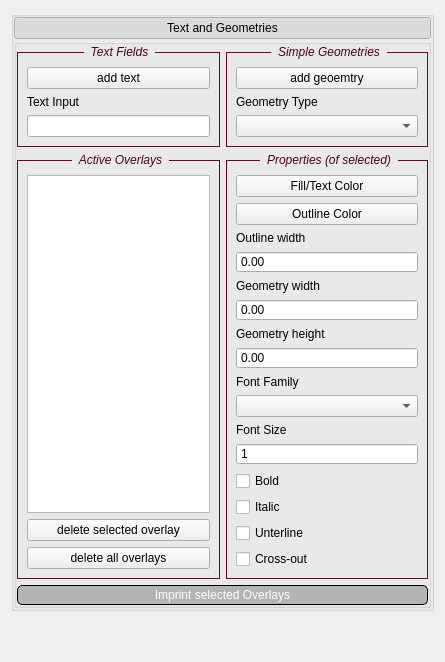
      <widget class="QWidget" name="text_geometries_tab">
       <attribute name="title">
        <string>Text and Geometries</string>
       </attribute>
       <layout class="QVBoxLayout" name="verticalLayout_19">
        <item>
         <widget class="QGroupBox" name="tg_frame">
          <property name="styleSheet">
           <string notr="true"/>
          </property>
          <property name="title">
           <string/>
          </property>
          <property name="styleClass" stdset="0">
           <string>outsideFrame</string>
          </property>
          <layout class="QVBoxLayout" name="verticalLayout_18">
           <property name="spacing">
            <number>0</number>
           </property>
           <property name="leftMargin">
            <number>0</number>
           </property>
           <property name="topMargin">
            <number>0</number>
           </property>
           <property name="rightMargin">
            <number>0</number>
           </property>
           <property name="bottomMargin">
            <number>0</number>
           </property>
           <item>
            <widget class="QPushButton" name="pushButton_10">
             <property name="styleSheet">
              <string notr="true"/>
             </property>
             <property name="text">
              <string>Text and Geometries</string>
             </property>
             <property name="checkable">
              <bool>true</bool>
             </property>
             <property name="checked">
              <bool>true</bool>
             </property>
             <property name="styleClass" stdset="0">
              <string>MenuButton</string>
             </property>
            </widget>
           </item>
           <item>
            <widget class="QGroupBox" name="inside_tg_frame">
             <property name="styleSheet">
              <string notr="true"/>
             </property>
             <property name="title">
              <string/>
             </property>
             <property name="styleClass" stdset="0">
              <string>insideFrame</string>
             </property>
             <layout class="QGridLayout" name="gridLayout_11" columnstretch="1,1">
              <property name="leftMargin">
               <number>0</number>
              </property>
              <property name="topMargin">
               <number>0</number>
              </property>
              <property name="rightMargin">
               <number>0</number>
              </property>
              <property name="bottomMargin">
               <number>0</number>
              </property>
              <item row="0" column="0">
               <widget class="QGroupBox" name="groupBox_9">
                <property name="styleSheet">
                 <string notr="true">QGroupBox{
color:  rgb(80, 0, 19);  /* Text color */
font-weight: normal;  /* Bold text */
font-style: italic;
border: 1px solid rgb(122, 0, 28);
margin-top: 7px;
padding-top:5px
}
QGroupBox::title {
    /* Tells Qt to position the title in the margin area we created above */
    subcontrol-origin: margin;
	subcontrol-position: top center; 
	padding: 0px 5px;
}</string>
                </property>
                <property name="title">
                 <string>Text Fields</string>
                </property>
                <layout class="QVBoxLayout" name="verticalLayout_5">
                 <item>
                  <widget class="QPushButton" name="add_text_button">
                   <property name="text">
                    <string>add text</string>
                   </property>
                  </widget>
                 </item>
                 <item>
                  <widget class="QLabel" name="label_31">
                   <property name="text">
                    <string>Text Input</string>
                   </property>
                  </widget>
                 </item>
                 <item>
                  <widget class="QLineEdit" name="text_input_lineedit"/>
                 </item>
                </layout>
               </widget>
              </item>
              <item row="0" column="1">
               <widget class="QGroupBox" name="groupBox_10">
                <property name="styleSheet">
                 <string notr="true">QGroupBox{
color:  rgb(80, 0, 19);  /* Text color */
font-weight: normal;  /* Bold text */
font-style: italic;
border: 1px solid rgb(122, 0, 28);
margin-top: 7px;
padding-top:5px
}
QGroupBox::title {
    /* Tells Qt to position the title in the margin area we created above */
    subcontrol-origin: margin;
	subcontrol-position: top center; 
	padding: 0px 5px;
}</string>
                </property>
                <property name="title">
                 <string>Simple Geometries</string>
                </property>
                <layout class="QVBoxLayout" name="verticalLayout_6">
                 <item>
                  <widget class="QPushButton" name="add_geometry_button">
                   <property name="text">
                    <string>add geoemtry</string>
                   </property>
                  </widget>
                 </item>
                 <item>
                  <widget class="QLabel" name="label_24">
                   <property name="sizePolicy">
                    <sizepolicy hsizetype="Minimum" vsizetype="Minimum">
                     <horstretch>0</horstretch>
                     <verstretch>0</verstretch>
                    </sizepolicy>
                   </property>
                   <property name="text">
                    <string>Geometry Type</string>
                   </property>
                  </widget>
                 </item>
                 <item>
                  <widget class="QComboBox" name="geometry_type_combobox"/>
                 </item>
                </layout>
               </widget>
              </item>
              <item row="1" column="0">
               <widget class="QGroupBox" name="groupBox_12">
                <property name="styleSheet">
                 <string notr="true">QGroupBox{
color:  rgb(80, 0, 19);  /* Text color */
font-weight: normal;  /* Bold text */
font-style: italic;
border: 1px solid rgb(122, 0, 28);
margin-top: 7px;
padding-top:5px
}
QGroupBox::title {
    /* Tells Qt to position the title in the margin area we created above */
    subcontrol-origin: margin;
	subcontrol-position: top center; 
	padding: 0px 5px;
}</string>
                </property>
                <property name="title">
                 <string>Active Overlays</string>
                </property>
                <layout class="QVBoxLayout" name="verticalLayout_7">
                 <item>
                  <widget class="QListWidget" name="tg_overlay_list_widget"/>
                 </item>
                 <item>
                  <widget class="QPushButton" name="delete_tg_overlay_button">
                   <property name="text">
                    <string>delete selected overlay</string>
                   </property>
                  </widget>
                 </item>
                 <item>
                  <widget class="QPushButton" name="delete_all_tg_overlays_button">
                   <property name="text">
                    <string>delete all overlays</string>
                   </property>
                  </widget>
                 </item>
                </layout>
               </widget>
              </item>
              <item row="1" column="1">
               <widget class="QGroupBox" name="groupBox_11">
                <property name="styleSheet">
                 <string notr="true">QGroupBox{
color:  rgb(80, 0, 19);  /* Text color */
font-weight: normal;  /* Bold text */
font-style: italic;
border: 1px solid rgb(122, 0, 28);
margin-top: 7px;
padding-top:5px
}
QGroupBox::title {
    /* Tells Qt to position the title in the margin area we created above */
    subcontrol-origin: margin;
	subcontrol-position: top center; 
	padding: 0px 5px;
}</string>
                </property>
                <property name="title">
                 <string>Properties (of selected)</string>
                </property>
                <layout class="QGridLayout" name="gridLayout_28">
                 <item row="10" column="0">
                  <widget class="QComboBox" name="font_family_combobox"/>
                 </item>
                 <item row="15" column="0">
                  <widget class="QCheckBox" name="text_underline_checkbox">
                   <property name="text">
                    <string>Unterline</string>
                   </property>
                   <property name="checked">
                    <bool>false</bool>
                   </property>
                  </widget>
                 </item>
                 <item row="16" column="0">
                  <widget class="QCheckBox" name="text_strike_checkbox">
                   <property name="text">
                    <string>Cross-out</string>
                   </property>
                   <property name="checked">
                    <bool>false</bool>
                   </property>
                  </widget>
                 </item>
                 <item row="11" column="0">
                  <widget class="QLabel" name="label_26">
                   <property name="text">
                    <string>Font Size</string>
                   </property>
                  </widget>
                 </item>
                 <item row="3" column="0">
                  <widget class="QDoubleSpinBox" name="outline_width_spinbox">
                   <property name="buttonSymbols">
                    <enum>QAbstractSpinBox::NoButtons</enum>
                   </property>
                   <property name="maximum">
                    <double>1000.000000000000000</double>
                   </property>
                  </widget>
                 </item>
                 <item row="2" column="0">
                  <widget class="QLabel" name="label_30">
                   <property name="text">
                    <string>Outline width</string>
                   </property>
                  </widget>
                 </item>
                 <item row="13" column="0">
                  <widget class="QCheckBox" name="text_bold_checkbox">
                   <property name="enabled">
                    <bool>true</bool>
                   </property>
                   <property name="text">
                    <string>Bold</string>
                   </property>
                   <property name="checked">
                    <bool>false</bool>
                   </property>
                  </widget>
                 </item>
                 <item row="14" column="0">
                  <widget class="QCheckBox" name="text_italic_checkbox">
                   <property name="text">
                    <string>Italic</string>
                   </property>
                  </widget>
                 </item>
                 <item row="12" column="0">
                  <widget class="QSpinBox" name="font_size_spinbox">
                   <property name="buttonSymbols">
                    <enum>QAbstractSpinBox::NoButtons</enum>
                   </property>
                   <property name="minimum">
                    <number>1</number>
                   </property>
                   <property name="maximum">
                    <number>1000</number>
                   </property>
                  </widget>
                 </item>
                 <item row="6" column="0">
                  <widget class="QDoubleSpinBox" name="width_mm_spinbox">
                   <property name="buttonSymbols">
                    <enum>QAbstractSpinBox::NoButtons</enum>
                   </property>
                   <property name="maximum">
                    <double>1000.000000000000000</double>
                   </property>
                  </widget>
                 </item>
                 <item row="7" column="0">
                  <widget class="QLabel" name="label_29">
                   <property name="text">
                    <string>Geometry height</string>
                   </property>
                  </widget>
                 </item>
                 <item row="0" column="0">
                  <widget class="QPushButton" name="fill_color_button">
                   <property name="text">
                    <string>Fill/Text Color</string>
                   </property>
                  </widget>
                 </item>
                 <item row="8" column="0">
                  <widget class="QDoubleSpinBox" name="height_mm_spinbox">
                   <property name="buttonSymbols">
                    <enum>QAbstractSpinBox::NoButtons</enum>
                   </property>
                   <property name="maximum">
                    <double>1000.000000000000000</double>
                   </property>
                  </widget>
                 </item>
                 <item row="5" column="0">
                  <widget class="QLabel" name="label_28">
                   <property name="text">
                    <string>Geometry width</string>
                   </property>
                  </widget>
                 </item>
                 <item row="1" column="0">
                  <widget class="QPushButton" name="outline_color_button">
                   <property name="text">
                    <string>Outline Color</string>
                   </property>
                  </widget>
                 </item>
                 <item row="9" column="0">
                  <widget class="QLabel" name="label_25">
                   <property name="text">
                    <string>Font Family</string>
                   </property>
                  </widget>
                 </item>
                </layout>
               </widget>
              </item>
              <item row="2" column="0" colspan="2">
               <widget class="QPushButton" name="imprint_selected_tg_overlays_button">
                <property name="enabled">
                 <bool>false</bool>
                </property>
                <property name="styleSheet">
                 <string notr="true">QPushButton {
	background-color: rgb(220,120,20);  /* Background color */
	border: 2px solid rgb(0, 0, 0);
    color: rgb(255, 255, 255);  /* Text color */
    font-weight: bold;
    border-radius: 5px;  /* Rounded edges */
	padding: 2px;
}

QPushButton:hover {
    background-color: rgb(230,115,22);  /* Background color when hovered */
	color: rgb(245, 245, 245);
    border-color:rgb(40, 40, 40);  /* Border color when hovered */
}

QPushButton:pressed {
   color:  rgb(80, 0, 19);  /* Background color when pressed */
	border-color: rgb(0, 0, 0);
}
QPushButton:clicked {
   background-color: rgb(80,0,19);  /* Background color when pressed */
	border-color:  rgb(0,0, 0);
}

QPushButton:checked {
    background-color: rgb(255,255,255);
	color:  rgb(80, 0, 19);
	border: 2px solid rgb(122, 0, 28);
	font-weight: bold;  /* Bold text */
}

QPushButton:disabled {
    background-color: rgb(180,180, 180);
	border: 1px solid rgb(0, 0,0);
	font-weight: normal;
}</string>
                </property>
                <property name="text">
                 <string>Imprint selected Overlays</string>
                </property>
               </widget>
              </item>
             </layout>
            </widget>
           </item>
          </layout>
         </widget>
        </item>
        <item>
         <spacer name="verticalSpacer_10">
          <property name="orientation">
           <enum>Qt::Vertical</enum>
          </property>
          <property name="sizeHint" stdset="0">
           <size>
            <width>20</width>
            <height>40</height>
           </size>
          </property>
         </spacer>
        </item>
       </layout>
      </widget>
